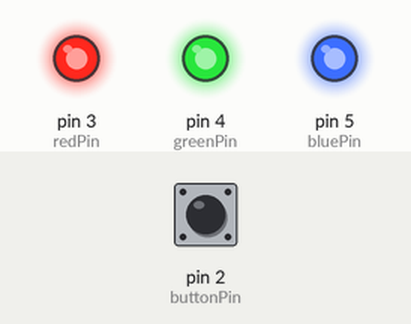
A sketch run on a simulated Arduino Uno, built with avr-gcc and run on an emulated ATmega328P. Shown: output pins drawn as LEDs (lit = HIGH). The inputs (shaded band) are chosen by the test bench; at power-on: pin 2 (buttonPin) LOW.

Above: at 1.2 s.
1.3 s: pin 2 (buttonPin) pulled HIGH for 0.15 s
At 2.4 s:
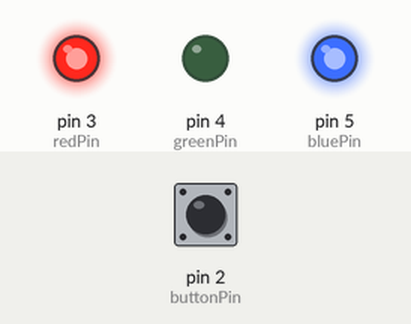
2.9 s: pin 2 (buttonPin) pulled HIGH for 1 s
At 3.6 s:
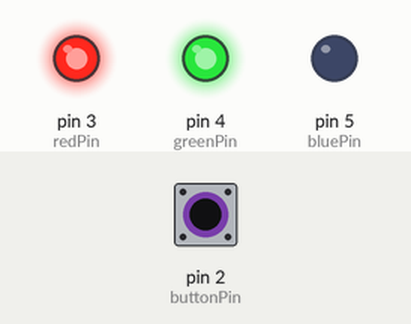
5.4 s: pin 2 (buttonPin) pulled HIGH for 0.15 s
At 6.6 s:
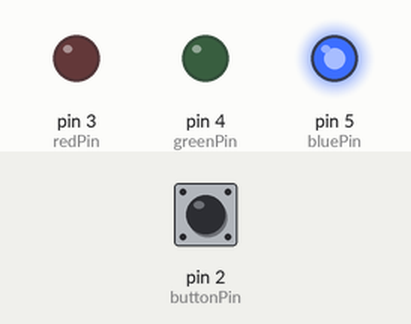
7.0 s: pin 2 (buttonPin) pulled HIGH for 3.2 s
At 7.9 s:
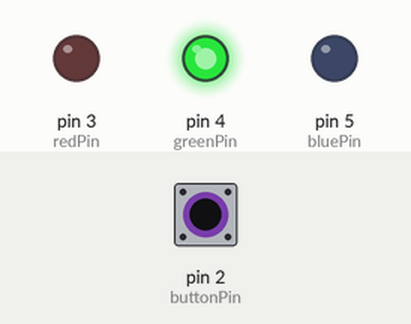
11.7 s: pin 2 (buttonPin) pulled HIGH for 0.15 s
At 12.7 s:
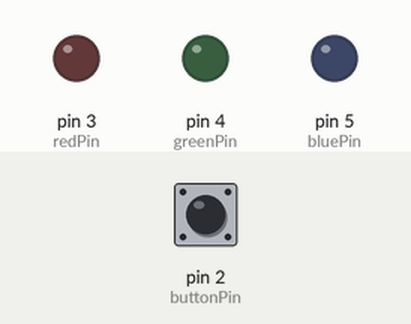
13.3 s: pin 2 (buttonPin) pulsed HIGH 5 times (0.12 s each, 0.3 s apart)
At 13.75 s:
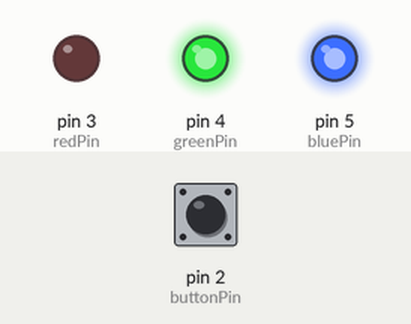
Timing chart, 0 to 16.3 s (numbered marks = the images above; inputs shaded):
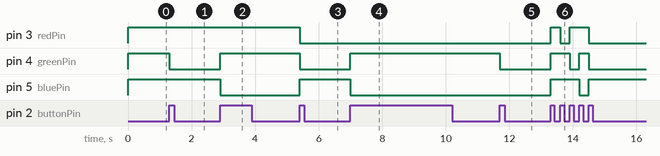

Measured:
- after the input at 1.3 s, pin 4 (greenPin): HIGH → LOW at once
- after the input at 2.9 s, pin 4 (greenPin): LOW → HIGH at once; pin 5 (bluePin): HIGH → LOW at once
- after the input at 5.4 s, pin 3 (redPin), pin 4 (greenPin): HIGH → LOW at once; pin 5 (bluePin): LOW → HIGH at once
- after the input at 7.0 s, pin 4 (greenPin): LOW → HIGH at once; pin 5 (bluePin): HIGH → LOW at once
- after the input at 11.7 s, pin 4 (greenPin): HIGH → LOW at once
- after the input at 13.3 s, pin 3 (redPin): LOW → HIGH at once, → LOW 0.30 s later, → HIGH 0.30 s later, → LOW 0.60 s later; pin 4 (greenPin): LOW → HIGH at once, → LOW 0.60 s later, → HIGH 0.30 s later, → LOW 0.30 s later; pin 5 (bluePin): LOW → HIGH at once, → LOW 0.90 s later, → HIGH 0.30 s later

The sketch:

sketch_jan7a1.ino
```cpp
// ===== 腳位定義（依照你的圖，完全不改） =====
const int buttonPin = 2;   // 按鈕 IN 接 D2

const int redPin   = 3;    // R 接 D3
const int greenPin = 4;    // G 接 D4
const int bluePin  = 5;    // B 接 D5

// 顏色狀態
int colorState = 0;

// 按鈕狀態紀錄（用來避免連續觸發）
bool lastButtonState = LOW;

void setup() {
  pinMode(buttonPin, INPUT);

  pinMode(redPin, OUTPUT);
  pinMode(greenPin, OUTPUT);
  pinMode(bluePin, OUTPUT);

  // 一開始全部關燈
  turnOffLED();
}

void loop() {
  bool buttonState = digitalRead(buttonPin);

  // 偵測「剛按下去」那一瞬間
  if (buttonState == HIGH && lastButtonState == LOW) {
    colorState++;
    if (colorState > 6) {
      colorState = 0;
    }

    setColor(colorState);

    delay(200); // 簡單防彈跳
  }

  lastButtonState = buttonState;
}

// ===== 設定顏色（共陽 LED：LOW = 亮） =====
void setColor(int state) {
  switch (state) {
    case 0: // 紅
      digitalWrite(redPin, LOW);
      digitalWrite(greenPin, HIGH);
      digitalWrite(bluePin, HIGH);
      break;

    case 1: // 綠
      digitalWrite(redPin, HIGH);
      digitalWrite(greenPin, LOW);
      digitalWrite(bluePin, HIGH);
      break;

    case 2: // 藍
      digitalWrite(redPin, HIGH);
      digitalWrite(greenPin, HIGH);
      digitalWrite(bluePin, LOW);
      break;

    case 3: // 黃（紅+綠）
      digitalWrite(redPin, LOW);
      digitalWrite(greenPin, LOW);
      digitalWrite(bluePin, HIGH);
      break;

    case 4: // 紫（紅+藍）
      digitalWrite(redPin, LOW);
      digitalWrite(greenPin, HIGH);
      digitalWrite(bluePin, LOW);
      break;

    case 5: // 白（全亮）
      digitalWrite(redPin, LOW);
      digitalWrite(greenPin, LOW);
      digitalWrite(bluePin, LOW);
      break;

    case 6: // 全關
      turnOffLED();
      break;
  }
}

// ===== 關燈 =====
void turnOffLED() {
  digitalWrite(redPin, HIGH);
  digitalWrite(greenPin, HIGH);
  digitalWrite(bluePin, HIGH);
}
```
